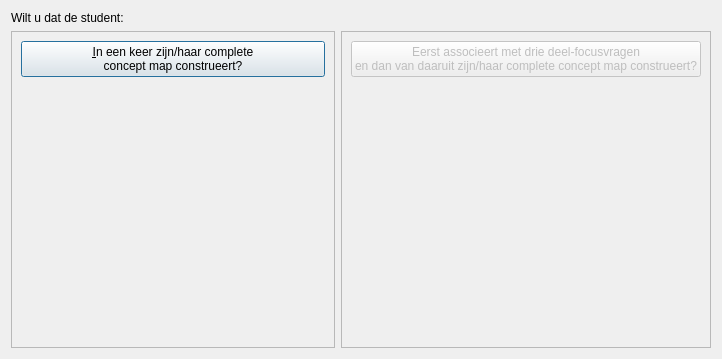
<?xml version="1.0" encoding="UTF-8"?>
<ui version="4.0">
 <class>QtPvdbCreateAssessmentMenuDialog</class>
 <widget class="QDialog" name="QtPvdbCreateAssessmentMenuDialog">
  <property name="geometry">
   <rect>
    <x>0</x>
    <y>0</y>
    <width>722</width>
    <height>359</height>
   </rect>
  </property>
  <property name="windowTitle">
   <string>Geef assessment vorm: wat voor assessment wilt u maken?</string>
  </property>
  <property name="windowIcon">
   <iconset resource="ProjectVanDenBogaart.qrc">
    <normaloff>:/images/PicArrow14x14.png</normaloff>:/images/PicArrow14x14.png</iconset>
  </property>
  <layout class="QGridLayout" name="gridLayout">
   <item row="2" column="0" rowspan="2">
    <widget class="QFrame" name="frame">
     <property name="frameShape">
      <enum>QFrame::StyledPanel</enum>
     </property>
     <property name="frameShadow">
      <enum>QFrame::Raised</enum>
     </property>
     <layout class="QGridLayout" name="gridLayout_2">
      <item row="1" column="0">
       <widget class="QLabel" name="label">
        <property name="text">
         <string/>
        </property>
        <property name="pixmap">
         <pixmap resource="ProjectVanDenBogaart.qrc">:/images/ConceptMapEdit.png</pixmap>
        </property>
        <property name="alignment">
         <set>Qt::AlignBottom|Qt::AlignHCenter</set>
        </property>
       </widget>
      </item>
      <item row="0" column="0">
       <widget class="QPushButton" name="button_create_assessment_complete">
        <property name="text">
         <string>&amp;In een keer zijn/haar complete
concept map construeert?</string>
        </property>
       </widget>
      </item>
     </layout>
    </widget>
   </item>
   <item row="2" column="1" rowspan="2">
    <widget class="QFrame" name="frame_2">
     <property name="frameShape">
      <enum>QFrame::StyledPanel</enum>
     </property>
     <property name="frameShadow">
      <enum>QFrame::Raised</enum>
     </property>
     <layout class="QGridLayout" name="gridLayout_3">
      <item row="1" column="0">
       <widget class="QLabel" name="label_3">
        <property name="text">
         <string/>
        </property>
        <property name="pixmap">
         <pixmap resource="ProjectVanDenBogaart.qrc">:/images/ConceptMapEdit.png</pixmap>
        </property>
        <property name="alignment">
         <set>Qt::AlignRight|Qt::AlignTrailing|Qt::AlignVCenter</set>
        </property>
       </widget>
      </item>
      <item row="2" column="1">
       <widget class="QLabel" name="label_4">
        <property name="sizePolicy">
         <sizepolicy hsizetype="Maximum" vsizetype="Preferred">
          <horstretch>0</horstretch>
          <verstretch>0</verstretch>
         </sizepolicy>
        </property>
        <property name="text">
         <string/>
        </property>
        <property name="pixmap">
         <pixmap resource="ProjectVanDenBogaart.qrc">:/images/ConceptMapEdit.png</pixmap>
        </property>
        <property name="alignment">
         <set>Qt::AlignCenter</set>
        </property>
       </widget>
      </item>
      <item row="1" column="2">
       <widget class="QLabel" name="label_2">
        <property name="text">
         <string/>
        </property>
        <property name="pixmap">
         <pixmap resource="ProjectVanDenBogaart.qrc">:/images/ConceptMapEdit.png</pixmap>
        </property>
        <property name="alignment">
         <set>Qt::AlignLeading|Qt::AlignLeft|Qt::AlignVCenter</set>
        </property>
       </widget>
      </item>
      <item row="1" column="1">
       <widget class="QLabel" name="label_5">
        <property name="sizePolicy">
         <sizepolicy hsizetype="Maximum" vsizetype="Preferred">
          <horstretch>0</horstretch>
          <verstretch>0</verstretch>
         </sizepolicy>
        </property>
        <property name="text">
         <string/>
        </property>
        <property name="pixmap">
         <pixmap resource="ProjectVanDenBogaart.qrc">:/images/ConceptMapEdit.png</pixmap>
        </property>
        <property name="alignment">
         <set>Qt::AlignCenter</set>
        </property>
       </widget>
      </item>
      <item row="0" column="0" colspan="3">
       <widget class="QPushButton" name="button_create_assessment_partial">
        <property name="enabled">
         <bool>false</bool>
        </property>
        <property name="toolTip">
         <string>Release 2013</string>
        </property>
        <property name="text">
         <string>Eerst associeert met drie deel-focusvragen
en dan van daaruit zijn/haar complete concept map construeert?</string>
        </property>
       </widget>
      </item>
     </layout>
    </widget>
   </item>
   <item row="0" column="0" colspan="2">
    <widget class="QLabel" name="label_question">
     <property name="sizePolicy">
      <sizepolicy hsizetype="Preferred" vsizetype="Maximum">
       <horstretch>0</horstretch>
       <verstretch>0</verstretch>
      </sizepolicy>
     </property>
     <property name="text">
      <string>Wilt u dat de student:</string>
     </property>
     <property name="alignment">
      <set>Qt::AlignLeading|Qt::AlignLeft|Qt::AlignVCenter</set>
     </property>
    </widget>
   </item>
  </layout>
 </widget>
 <resources>
  <include location="ProjectVanDenBogaart.qrc"/>
 </resources>
 <connections/>
</ui>
